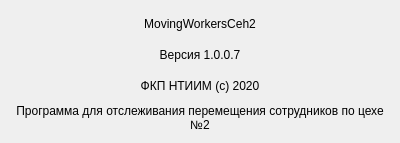
<?xml version="1.0" encoding="UTF-8"?>
<ui version="4.0">
 <class>AboutTheProgram</class>
 <widget class="QDialog" name="AboutTheProgram">
  <property name="geometry">
   <rect>
    <x>0</x>
    <y>0</y>
    <width>400</width>
    <height>143</height>
   </rect>
  </property>
  <property name="windowTitle">
   <string>О программе</string>
  </property>
  <layout class="QVBoxLayout" name="verticalLayout">
   <item>
    <widget class="QLabel" name="label">
     <property name="text">
      <string>MovingWorkersCeh2</string>
     </property>
     <property name="alignment">
      <set>Qt::AlignCenter</set>
     </property>
    </widget>
   </item>
   <item>
    <widget class="QLabel" name="label_2">
     <property name="text">
      <string>Версия 1.0.0.7</string>
     </property>
     <property name="alignment">
      <set>Qt::AlignCenter</set>
     </property>
    </widget>
   </item>
   <item>
    <widget class="QLabel" name="label_3">
     <property name="text">
      <string>ФКП НТИИМ (c) 2020</string>
     </property>
     <property name="alignment">
      <set>Qt::AlignCenter</set>
     </property>
    </widget>
   </item>
   <item>
    <widget class="QLabel" name="label_4">
     <property name="text">
      <string>Программа для отслеживания перемещения сотрудников по цехе №2</string>
     </property>
     <property name="alignment">
      <set>Qt::AlignCenter</set>
     </property>
     <property name="wordWrap">
      <bool>true</bool>
     </property>
    </widget>
   </item>
  </layout>
 </widget>
 <resources/>
 <connections/>
</ui>
